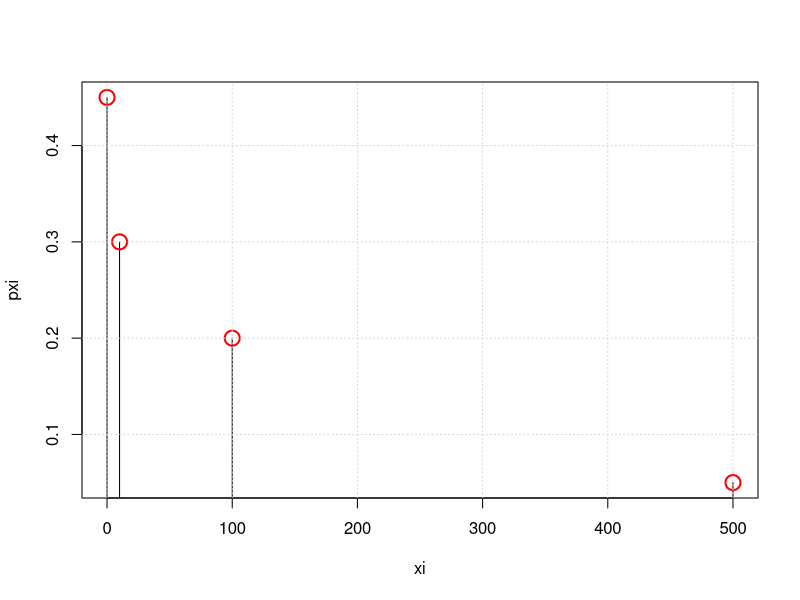

Generate this figure with R:
#variable aleatoria
xi = c(0 , 10 , 100 , 500)
pxi = c(0.45 , 0.30 , 0.20 , 0.05)
#esperanza
Ex = sum(xi * pxi)
Ex
#varianza
Vx = sum((xi-Ex)^2*pxi)
Vx
#desviacion
Dx = sqrt(Vx)
Dx
#plotear
plot(xi,pxi,type="h")
points(xi,pxi,col="red",lwd=2,cex=2)
grid()